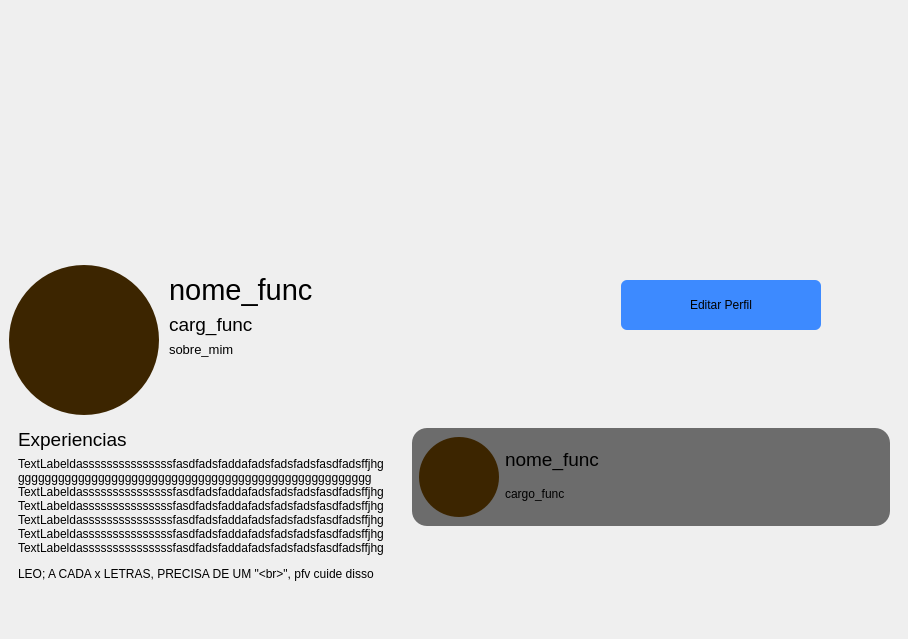
      <widget class="QWidget" name="page_perfil">
       <layout class="QVBoxLayout" name="verticalLayout_7">
        <property name="spacing">
         <number>0</number>
        </property>
        <property name="leftMargin">
         <number>0</number>
        </property>
        <property name="topMargin">
         <number>0</number>
        </property>
        <property name="rightMargin">
         <number>0</number>
        </property>
        <property name="bottomMargin">
         <number>0</number>
        </property>
        <item>
         <widget class="QWidget" name="foto_fundodoperfill" native="true">
          <property name="minimumSize">
           <size>
            <width>0</width>
            <height>250</height>
           </size>
          </property>
          <property name="maximumSize">
           <size>
            <width>16777215</width>
            <height>250</height>
           </size>
          </property>
          <layout class="QVBoxLayout" name="verticalLayout_12">
           <property name="spacing">
            <number>0</number>
           </property>
           <property name="leftMargin">
            <number>0</number>
           </property>
           <property name="topMargin">
            <number>0</number>
           </property>
           <property name="rightMargin">
            <number>0</number>
           </property>
           <property name="bottomMargin">
            <number>0</number>
           </property>
           <item>
            <widget class="QLabel" name="foto_aqui">
             <property name="text">
              <string/>
             </property>
             <property name="pixmap">
              <pixmap resource="../imagens/imgs.qrc">:/imgs/logo new te.png</pixmap>
             </property>
             <property name="scaledContents">
              <bool>true</bool>
             </property>
            </widget>
           </item>
          </layout>
         </widget>
        </item>
        <item alignment="Qt::AlignTop">
         <widget class="QWidget" name="widget_4" native="true">
          <property name="minimumSize">
           <size>
            <width>0</width>
            <height>169</height>
           </size>
          </property>
          <layout class="QHBoxLayout" name="horizontalLayout_2">
           <property name="spacing">
            <number>0</number>
           </property>
           <property name="topMargin">
            <number>0</number>
           </property>
           <property name="rightMargin">
            <number>0</number>
           </property>
           <property name="bottomMargin">
            <number>0</number>
           </property>
           <item alignment="Qt::AlignTop">
            <widget class="QWidget" name="foto_dofunc" native="true">
             <property name="sizePolicy">
              <sizepolicy hsizetype="Minimum" vsizetype="Fixed">
               <horstretch>0</horstretch>
               <verstretch>0</verstretch>
              </sizepolicy>
             </property>
             <property name="minimumSize">
              <size>
               <width>151</width>
               <height>80</height>
              </size>
             </property>
             <property name="maximumSize">
              <size>
               <width>151</width>
               <height>16777215</height>
              </size>
             </property>
             <property name="autoFillBackground">
              <bool>false</bool>
             </property>
             <layout class="QVBoxLayout" name="verticalLayout_9">
              <property name="spacing">
               <number>0</number>
              </property>
              <property name="leftMargin">
               <number>0</number>
              </property>
              <property name="topMargin">
               <number>15</number>
              </property>
              <property name="rightMargin">
               <number>0</number>
              </property>
              <property name="bottomMargin">
               <number>0</number>
              </property>
              <item alignment="Qt::AlignLeft|Qt::AlignTop">
               <widget class="QPushButton" name="foto_funcionario">
                <property name="sizePolicy">
                 <sizepolicy hsizetype="Fixed" vsizetype="Fixed">
                  <horstretch>0</horstretch>
                  <verstretch>0</verstretch>
                 </sizepolicy>
                </property>
                <property name="minimumSize">
                 <size>
                  <width>150</width>
                  <height>150</height>
                 </size>
                </property>
                <property name="maximumSize">
                 <size>
                  <width>150</width>
                  <height>300</height>
                 </size>
                </property>
                <property name="cursor">
                 <cursorShape>PointingHandCursor</cursorShape>
                </property>
                <property name="layoutDirection">
                 <enum>Qt::LeftToRight</enum>
                </property>
                <property name="styleSheet">
                 <string notr="true">QPushButton{
text-aling:center;
	background-color: rgb(60, 37, 00) ;
border-radius: 75px;

}</string>
                </property>
                <property name="text">
                 <string/>
                </property>
                <property name="iconSize">
                 <size>
                  <width>80</width>
                  <height>80</height>
                 </size>
                </property>
               </widget>
              </item>
             </layout>
            </widget>
           </item>
           <item alignment="Qt::AlignTop">
            <widget class="QWidget" name="informacoes" native="true">
             <layout class="QVBoxLayout" name="verticalLayout_10">
              <property name="topMargin">
               <number>23</number>
              </property>
              <item alignment="Qt::AlignVCenter">
               <widget class="QLabel" name="nome_funcionario">
                <property name="maximumSize">
                 <size>
                  <width>16777215</width>
                  <height>300</height>
                 </size>
                </property>
                <property name="text">
                 <string>&lt;html&gt;&lt;head/&gt;&lt;body&gt;&lt;p&gt;&lt;span style=&quot; font-size:22pt;&quot;&gt;nome_func&lt;/span&gt;&lt;/p&gt;&lt;/body&gt;&lt;/html&gt;</string>
                </property>
               </widget>
              </item>
              <item alignment="Qt::AlignVCenter">
               <widget class="QLabel" name="cargo_func">
                <property name="maximumSize">
                 <size>
                  <width>16777215</width>
                  <height>30</height>
                 </size>
                </property>
                <property name="text">
                 <string>&lt;html&gt;&lt;head/&gt;&lt;body&gt;&lt;p&gt;&lt;span style=&quot; font-size:14pt;&quot;&gt;carg_func&lt;/span&gt;&lt;/p&gt;&lt;/body&gt;&lt;/html&gt;</string>
                </property>
               </widget>
              </item>
              <item alignment="Qt::AlignTop">
               <widget class="QLabel" name="sobre_mim">
                <property name="maximumSize">
                 <size>
                  <width>16777215</width>
                  <height>20</height>
                 </size>
                </property>
                <property name="text">
                 <string>&lt;html&gt;&lt;head/&gt;&lt;body&gt;&lt;p&gt;&lt;span style=&quot; font-size:10pt;&quot;&gt;sobre_mim&lt;/span&gt;&lt;/p&gt;&lt;/body&gt;&lt;/html&gt;</string>
                </property>
               </widget>
              </item>
             </layout>
            </widget>
           </item>
           <item alignment="Qt::AlignHCenter|Qt::AlignTop">
            <widget class="QWidget" name="widget_9" native="true">
             <property name="styleSheet">
              <string notr="true">QPushButton{
    text-align: center;
    padding: 5px 6px;
	font: 63 12pt &quot;Inter 18pt SemiBold&quot;;
    border-radius: 6px;
	border: none;

	background-color: rgb(61, 138, 255);
}</string>
             </property>
             <layout class="QVBoxLayout" name="verticalLayout_11">
              <property name="topMargin">
               <number>30</number>
              </property>
              <item>
               <widget class="QPushButton" name="btn_editar_perfil">
                <property name="minimumSize">
                 <size>
                  <width>200</width>
                  <height>50</height>
                 </size>
                </property>
                <property name="maximumSize">
                 <size>
                  <width>200</width>
                  <height>200</height>
                 </size>
                </property>
                <property name="cursor">
                 <cursorShape>PointingHandCursor</cursorShape>
                </property>
                <property name="styleSheet">
                 <string notr="true">QPushButton:hover {
    background-color: rgb(31, 70, 129);
}
</string>
                </property>
                <property name="text">
                 <string>Editar Perfil</string>
                </property>
                <property name="icon">
                 <iconset resource="../imagens/imgs.qrc">
                  <normaloff>:/imgs/setting.png</normaloff>:/imgs/setting.png</iconset>
                </property>
                <property name="iconSize">
                 <size>
                  <width>22</width>
                  <height>22</height>
                 </size>
                </property>
               </widget>
              </item>
             </layout>
            </widget>
           </item>
          </layout>
         </widget>
        </item>
        <item>
         <widget class="QWidget" name="widget_6" native="true">
          <property name="sizePolicy">
           <sizepolicy hsizetype="Preferred" vsizetype="Expanding">
            <horstretch>0</horstretch>
            <verstretch>0</verstretch>
           </sizepolicy>
          </property>
          <layout class="QHBoxLayout" name="horizontalLayout_3">
           <property name="topMargin">
            <number>0</number>
           </property>
           <item>
            <widget class="QWidget" name="local_experiencias" native="true">
             <property name="sizePolicy">
              <sizepolicy hsizetype="Expanding" vsizetype="Preferred">
               <horstretch>0</horstretch>
               <verstretch>0</verstretch>
              </sizepolicy>
             </property>
             <layout class="QVBoxLayout" name="verticalLayout_13">
              <item>
               <widget class="QLabel" name="titulo_experiencias">
                <property name="maximumSize">
                 <size>
                  <width>16777215</width>
                  <height>30</height>
                 </size>
                </property>
                <property name="text">
                 <string>&lt;html&gt;&lt;head/&gt;&lt;body&gt;&lt;p&gt;&lt;span style=&quot; font-size:14pt;&quot;&gt;Experiencias&lt;/span&gt;&lt;/p&gt;&lt;/body&gt;&lt;/html&gt;</string>
                </property>
               </widget>
              </item>
              <item alignment="Qt::AlignTop">
               <widget class="QLabel" name="experiencias">
                <property name="sizePolicy">
                 <sizepolicy hsizetype="Minimum" vsizetype="Expanding">
                  <horstretch>0</horstretch>
                  <verstretch>0</verstretch>
                 </sizepolicy>
                </property>
                <property name="minimumSize">
                 <size>
                  <width>0</width>
                  <height>16</height>
                 </size>
                </property>
                <property name="layoutDirection">
                 <enum>Qt::RightToLeft</enum>
                </property>
                <property name="styleSheet">
                 <string notr="true">
    text-align: left;

</string>
                </property>
                <property name="text">
                 <string>&lt;html&gt;&lt;head/&gt;&lt;body&gt;&lt;p&gt;&lt;span style=&quot; font-size:9pt;&quot;&gt;TextLabeldasssssssssssssssfasdfadsfaddafadsfadsfadsfasdfadsffjhg&lt;br/&gt;ggggggggggggggggggggggggggggggggggggggggggggggggggggg&lt;br/&gt;TextLabeldasssssssssssssssfasdfadsfaddafadsfadsfadsfasdfadsffjhg&lt;br/&gt;TextLabeldasssssssssssssssfasdfadsfaddafadsfadsfadsfasdfadsffjhg&lt;br/&gt;TextLabeldasssssssssssssssfasdfadsfaddafadsfadsfadsfasdfadsffjhg&lt;br/&gt;TextLabeldasssssssssssssssfasdfadsfaddafadsfadsfadsfasdfadsffjhg&lt;br/&gt;TextLabeldasssssssssssssssfasdfadsfaddafadsfadsfadsfasdfadsffjhg &lt;/span&gt;&lt;/p&gt;&lt;p&gt;LEO; A CADA x LETRAS, PRECISA DE UM &amp;quot;&amp;lt;br&amp;gt;&amp;quot;, pfv cuide disso&lt;/p&gt;&lt;p&gt;&lt;span style=&quot; font-size:9pt;&quot;&gt;&lt;br/&gt;&lt;/span&gt;&lt;/p&gt;&lt;/body&gt;&lt;/html&gt;</string>
                </property>
               </widget>
              </item>
             </layout>
            </widget>
           </item>
           <item alignment="Qt::AlignRight">
            <widget class="QWidget" name="local_outros_funcs" native="true">
             <property name="sizePolicy">
              <sizepolicy hsizetype="Expanding" vsizetype="Expanding">
               <horstretch>0</horstretch>
               <verstretch>0</verstretch>
              </sizepolicy>
             </property>
             <layout class="QVBoxLayout" name="verticalLayout_8">
              <item>
               <widget class="QWidget" name="template_outros_funcs" native="true">
                <property name="sizePolicy">
                 <sizepolicy hsizetype="Fixed" vsizetype="Fixed">
                  <horstretch>0</horstretch>
                  <verstretch>0</verstretch>
                 </sizepolicy>
                </property>
                <property name="minimumSize">
                 <size>
                  <width>478</width>
                  <height>98</height>
                 </size>
                </property>
                <property name="cursor">
                 <cursorShape>PointingHandCursor</cursorShape>
                </property>
                <property name="styleSheet">
                 <string notr="true">#template_outros_funcs{
background-color: rgb(108, 108, 108);
border-radius: 15px;

}</string>
                </property>
                <layout class="QHBoxLayout" name="horizontalLayout_10">
                 <property name="leftMargin">
                  <number>7</number>
                 </property>
                 <item>
                  <widget class="QPushButton" name="foto_outros_funcs">
                   <property name="sizePolicy">
                    <sizepolicy hsizetype="Expanding" vsizetype="Expanding">
                     <horstretch>0</horstretch>
                     <verstretch>0</verstretch>
                    </sizepolicy>
                   </property>
                   <property name="minimumSize">
                    <size>
                     <width>80</width>
                     <height>80</height>
                    </size>
                   </property>
                   <property name="maximumSize">
                    <size>
                     <width>80</width>
                     <height>80</height>
                    </size>
                   </property>
                   <property name="cursor">
                    <cursorShape>PointingHandCursor</cursorShape>
                   </property>
                   <property name="layoutDirection">
                    <enum>Qt::LeftToRight</enum>
                   </property>
                   <property name="styleSheet">
                    <string notr="true">QPushButton{
text-aling:center;
	background-color: rgb(60, 37, 00) ;
border-radius: 40px;

}</string>
                   </property>
                   <property name="text">
                    <string/>
                   </property>
                   <property name="iconSize">
                    <size>
                     <width>4000</width>
                     <height>4000</height>
                    </size>
                   </property>
                  </widget>
                 </item>
                 <item>
                  <widget class="QWidget" name="info_outros_funcs" native="true">
                   <property name="cursor">
                    <cursorShape>PointingHandCursor</cursorShape>
                   </property>
                   <layout class="QVBoxLayout" name="verticalLayout_51">
                    <property name="spacing">
                     <number>8</number>
                    </property>
                    <property name="leftMargin">
                     <number>0</number>
                    </property>
                    <item>
                     <widget class="QLabel" name="nome_outros_funcs">
                      <property name="cursor">
                       <cursorShape>PointingHandCursor</cursorShape>
                      </property>
                      <property name="text">
                       <string>&lt;html&gt;&lt;head/&gt;&lt;body&gt;&lt;p&gt;&lt;span style=&quot; font-size:14pt;&quot;&gt;nome_func&lt;/span&gt;&lt;/p&gt;&lt;/body&gt;&lt;/html&gt;</string>
                      </property>
                     </widget>
                    </item>
                    <item>
                     <widget class="QLabel" name="cargo_outros_funcs">
                      <property name="cursor">
                       <cursorShape>PointingHandCursor</cursorShape>
                      </property>
                      <property name="text">
                       <string>&lt;html&gt;&lt;head/&gt;&lt;body&gt;&lt;p&gt;cargo_func&lt;/p&gt;&lt;/body&gt;&lt;/html&gt;</string>
                      </property>
                     </widget>
                    </item>
                   </layout>
                  </widget>
                 </item>
                </layout>
               </widget>
              </item>
              <item>
               <spacer name="verticalSpacer_5">
                <property name="orientation">
                 <enum>Qt::Vertical</enum>
                </property>
                <property name="sizeHint" stdset="0">
                 <size>
                  <width>20</width>
                  <height>40</height>
                 </size>
                </property>
               </spacer>
              </item>
             </layout>
            </widget>
           </item>
          </layout>
         </widget>
        </item>
       </layout>
      </widget>
